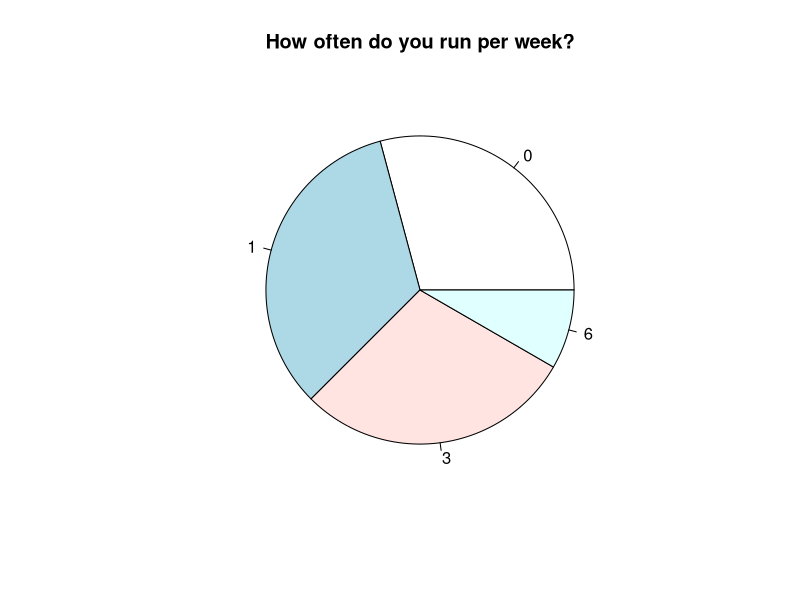
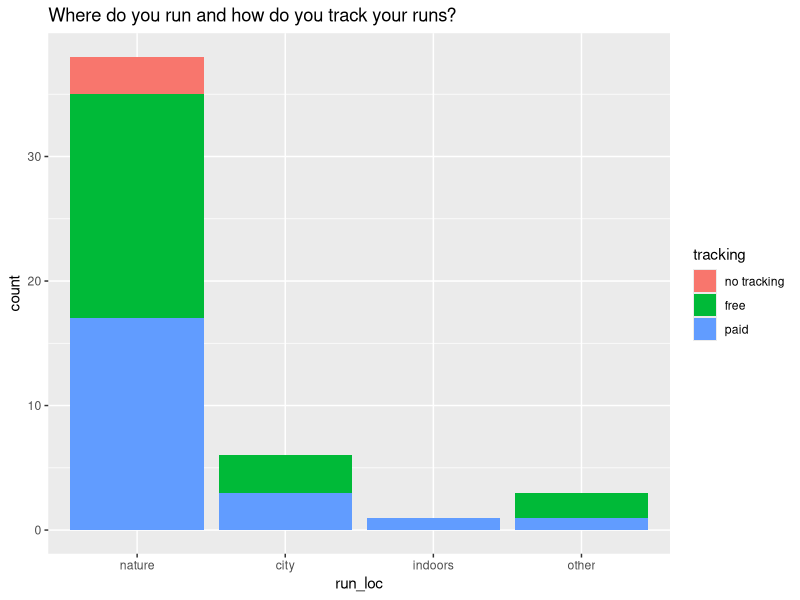
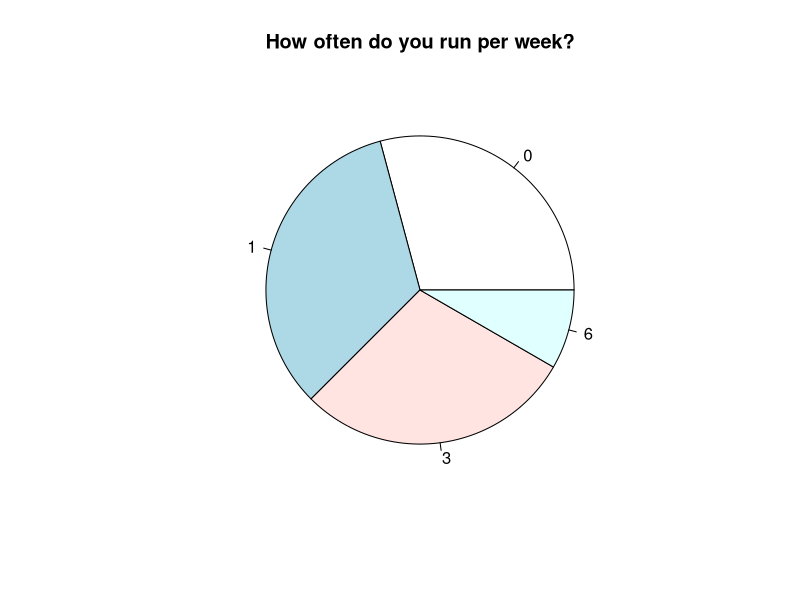

The R source for these figures, in order:
## ---- chunk 1
# get libraries
library(tidyverse)
library(readr)
library(ggplot2)
library(readxl)
library(lubridate)
## ---- chunk 2
survey <- read_excel("data/raw/breezelabs-questionnaire-raw.xlsx")


## ---- chunk 3
# mutate time column to change date into iso format
# also convert run_freq to number
# also rename running_loc to run_loc to have consistant names
survey_date <- survey |>
    rename(run_loc = running_loc) |>
    mutate(date = as_date(time_num, origin = "1899-12-30")) |>
#   mutate(date_time = as_datetime(time_num)) |>
    mutate(run_freq = as.numeric(run_freq)) |>
    relocate(date) |>
#   relocate(date_time)
    select(!time_num)
## ---- chunk 4
levels_loc = c("nature", "city", "indoors", "other") # I want the levels in this order
levels_tracking = c("no tracking", "free", "paid")

#?as.factor

survey_factor <- survey_date |>
    mutate(run_loc = factor(run_loc, levels = levels_loc)) |>
    mutate(tracking = case_when(tracking == "no" ~ "no tracking",
                                .default = tracking
                                )
          ) |>
    mutate(tracking = factor(tracking, levels = levels_tracking))
## ---- chunk 5
survey_vis <- survey_date |>
    group_by(run_freq) |>
    summarize(n = n(),
              fraction = n()/nrow(survey_date)
              )

# create pie chart
png("run_freq_pie.png", width = 800, height = 600) # open a new png device
pie(survey_vis$fraction, labels = survey_vis$run_freq, main = "How often do you run per week?")

dev.off() # close the device

# recreate pie chart for the report
pie(survey_vis$fraction, labels = survey_vis$run_freq, main = "How often do you run per week?")
## ---- chunk 6
ggplot(data = survey_factor,
      mapping = aes(x = run_loc,
                   fill = tracking
                    )
       ) +
geom_bar() +
labs(title = "Where do you run and how do you track your runs?")
